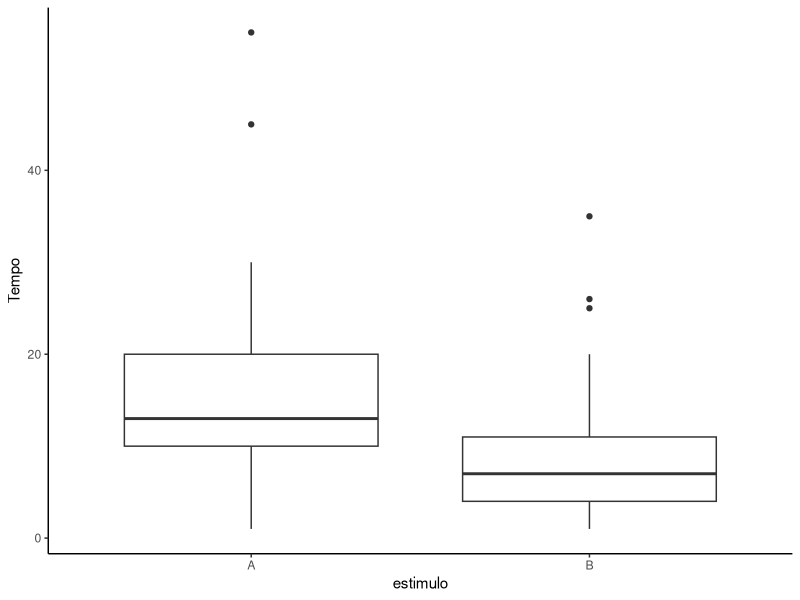

Recreate this plot in R.
library("tidyverse")
library("magrittr")
options(scipen=999)
#Primeira Lista de Exercícios

#Questão 5

Empresa <- c(1:15)
Meses <- c(8,9,4,5,3,6,8,6,6,8,5,5,6,4,4)
Setor <- c("C","C","I","I","I","C","C",
           "I","I","C","C","I","C","I","I")
Tamanho <- c("G","M","G","M","M","P",
             "G","M","P","M","P","P","M","M","G")
df_empresa <- data.frame(Empresa,Meses,Setor,Tamanho)

# Q5b) 

df_empresa_Setor <- df_empresa %>% group_by(Setor) %>% 
  summarise('Média de Meses' = mean(Meses), 
            'Mediana de Meses' = median(Meses),
            'Desvio Padrão' = sd(Meses)
            )

print(df_empresa_Setor)

# Resposta: As empresas de comércio possuem média e mediana de quantidade
# de meses com crescimento  mais elevadas do que as empresas
# industriais.

#_______________________________________________________________#

# Q5c) Resposta: O grupo das empresas industriais são mais homogênios
# em relação ao número de meses com crescimento possuindo desvio
# padrão de 1,06 enquanto as empresas comérciais possuim um desvio 
# padrão de 1,46

#_______________________________________________________________#

#Q5d)

print(quantile(df_empresa$Meses))

# Resposta: O número máximo de meses apresentando crescimento é de 
# 4,5 meses para receber o incentivo. A medida descritiva que mostra
# essa informação são os quartis, mais especificamente o primeiro 
# quartil

#_______________________________________________________________#

#Q5e)

df_empresa_tamanho <- df_empresa %>% group_by(Tamanho) %>% 
  summarise('Média de Meses' = mean(Meses), 
            'Mediana de Meses' = median(Meses),
            'Desvio Padrão' = sd(Meses)
  )

print(df_empresa_tamanho)

# Resposta: A diferença de média e mediana não são tão expressivas
# Empresas grandes apresentam média de crescimento (6) ligeiramente
# maior porém o desvio padrão (2,31) é elevado. A quantidade de 
# meses de crescimento das empresas pequenas é mais consistente 
# apresentando média 6 e desvio padrão de 0,577

#_______________________________________________________________#

#Questão 6

Cidade <- c("A","B","C","D","E","F","G","H","I","J")
Investimento <- c(26,16,14,10,19,15,19,16,19,18)
cidade_investimento <- data.frame(Cidade, Investimento)

#6a)

print(mean(cidade_investimento$Investimento))

#6b)

cidade_investimento$ProgramaEspecial <- cidade_investimento$Investimento < 
  mean(cidade_investimento$Investimento) - 2*sd(cidade_investimento$Investimento)

print(cidade_investimento)

# Resposta: Nenhuma cidade receberia o Programa Especial

cidade_investimento_sel <- cidade_investimento %>%
  filter(Investimento > mean(Investimento) - 2*sd(Investimento),
         Investimento < mean(Investimento) + 2*sd(Investimento))

mean(cidade_investimento_sel$Investimento)

# Resposta: O investimento básico será de 16,2. Uma das cidades (A) possui 
# investimento mais elevado do que a média mais dois desvios padrões, logo,
# ela ficou de fora do cálculo do investimento básico. Por isso este é menor do 
# a média original do investimento (17,2)

#Questão 7

Ind <- c(1:20)
A <- c(55,2,13,11,23,2,15,12,14,28,12,45,19,30,16,12,7,13,1,7)
B <- c(20,7,6,5,3,25,5,3,3,10,8,5,1,35,9,8,12,2,26)

#Q7a)

Estimulo <- c("A","B")
Média <- c(mean(A), mean(B))
Mediana <- c(median(A), median(B))
Variância <- c(var(A), var(B))
'Desvio Padrão' <- c(sd(A), sd(B))

reacao_desc <- data.frame(Estimulo,Média,Mediana,Variância,`Desvio Padrão`)

print(reacao_desc)

#Resposta: O Estímulo B apresenta, na média, tempo de reação mais curto. Porém
# o desvio padrão do estímula A foi maior pois existem casos com tempode reação
# muito curto e outros muito longos.

#Q7b) 

theme_set(theme_classic())
B <- c(20,7,6,5,3,25,5,3,3,10,8,5,1,35,9,8,12,2,26,NA)
reacao <- data.frame(Ind,A,B)

long_reacao <- reacao %>% gather(estimulo, Tempo, A:B)

boxplot_reacao <- ggplot(long_reacao, aes(x = estimulo, y = Tempo)) +
  geom_boxplot()

boxplot_reacao

#Questão 8

fam <- c("A","B","C","D","E","F","G","H","I","J")
renda_sm <- c(12,16,18,20,28,30,40,48,50,54)
saude_perc <- c(7.2,7.4,7,6.5,6.6,6.7,6,5.6,6,5.5)

gasto_saude <- data.frame(fam,renda_sm,saude_perc)

#8a)
Var <- c("renda_sm","saude_perc")
Mean <- c(mean(gasto_saude$renda_sm), mean(gasto_saude$saude_perc))
dp <- c(sd(gasto_saude$renda_sm), sd(gasto_saude$saude_perc))

gasto_saude_desc <- data.frame(Var, Mean, dp)

print(gasto_saude_desc)

cov(gasto_saude$renda_sm, gasto_saude$saude_perc)
cor.test(gasto_saude$renda_sm, gasto_saude$saude_perc)

# Resposta: As variáveis renda e gasto com a saude apresentam uma correlação
# negativa de -0.94 o que indica que quanto maior a renda, menor a proporção de
# de gasto com saude. O resultado foi significativo a um p-valor < 0,000.

#Questão 9

aluno <- c("A","B","C","D","E","F","G","H","I")
P1 <- c(7.5,8.2,8.5,8.7,8.8,9.1,9.2,9.3,10)
P2 <- c(8.2,8.0,8.3,8.5,9.4,9.6,9.0,9.3,9.7)

notas <- data.frame(aluno,P1,P2)

#9a) e b)

cor.test(notas$P1, notas$P2)

# Resposta: A correlação foi positiva de 0,83 o que sugere que quanto melhor o 
# desempenho na primeira prova, melhor o desempenho na segunda. O resultado foi
# estatisticamente significante apresentando um p-valor < 0,01
